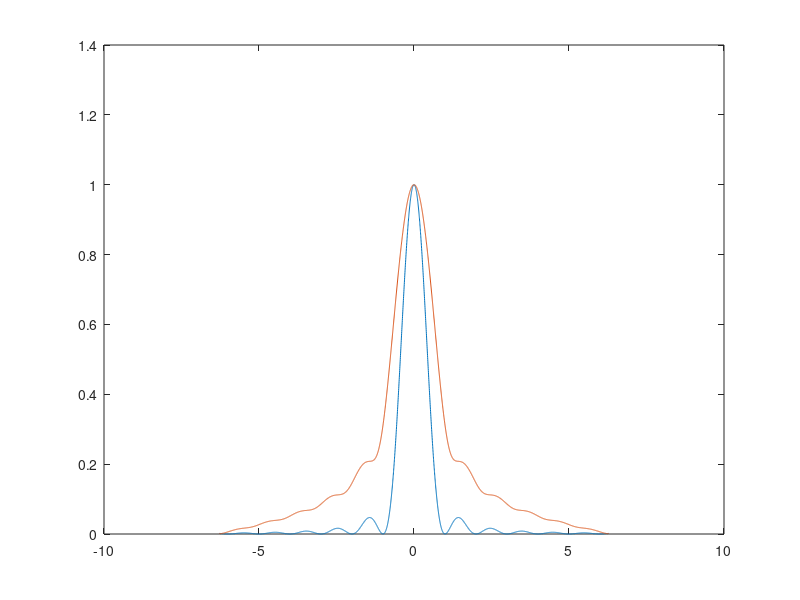
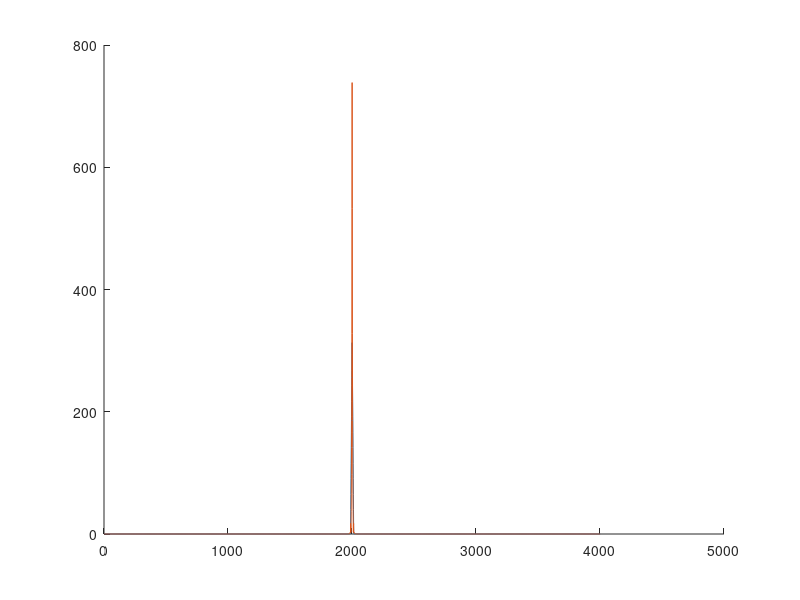

These figures' MATLAB source, in order: (Note: this script raises an error after producing the figures.)
%% lateral resolution (analytical)
close all; clear all 
x = -2*pi:pi/1000:2*pi;

y = sinc(x).^2;

det_y = abs(hilbert(y));

figure
plot(x,y,x,det_y)

figure
hold on
plot(fftshift(abs(fft(y))))
plot(fftshift(abs(fft(det_y))))
hold off

%% k-space rf vs detected
close all; clear all;
load('./mat_files/hw2_foc_psf_v2.mat');
k_rf = fftshift(abs(fft2(rf{1})));
k_env = fftshift(abs(fft2(env{1})));
figure
subplot(211)
imagesc(k_rf)
title('RF k-space')
subplot(212)
imagesc(k_env)
title('Detected k-space')

figure
subplot(211)
hold on
plot(k_rf(310,:))
plot(k_env(340,:))
hold off
subplot(212)
hold on
p1 = plot(k_rf(:,85))
p2 = plot(k_env(:,85))
hold off
legend([p1 p2],{'RF','Detected'})

%% speckle k-space
close all; clear all; 
load('./mat_files/hw5_data_full.mat');
k_rf = fftshift(abs(fft2(rf{10,10}(300:600,:))));
k_env = fftshift(abs(fft2(env{10,10}(300:600,:))));

figure
subplot(211)
imagesc(k_rf)
title('RF k-space')
subplot(212)
imagesc(k_env)
title('Detected k-space')

figure
subplot(211)
hold on
plot(k_rf(134,:))
plot(k_env(151,:))
hold off
subplot(212)
hold on
p1 = plot(k_rf(:,53))
p2 = plot(k_env(:,53))
hold off
legend([p1 p2],{'RF','Detected'})

%%
close all; clear all;
load('./mat_files/hw2_foc_psf_v2.mat');
rf{1} = rf{1}/max(rf{1}(:));
acorr = normxcorr2(rf{1}(100:400,60:100), rf{1});
figure;
subplot(121)
imagesc(acorr); colorbar
subplot(122)
imagesc(rf{1})